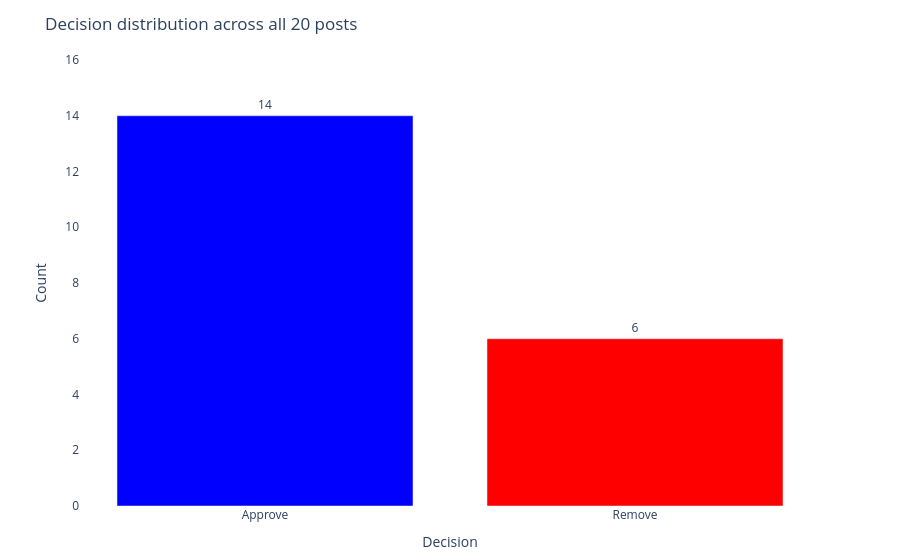

Notebook source saved alongside this figure:
### Markdown cell above
## 8. Decision distribution

Does Jev use Flag as a genuine middle ground, or does it collapse to a binary approve/remove pattern?

### Code cell
decision_counts = results_df["decision"].value_counts().reset_index()
decision_counts.columns = ["decision", "count"]
decision_counts["color"] = decision_counts["decision"].map({
    "Approve": "blue",
    "Flag":    "orange",
    "Remove":  "red",
})

fig2 = go.Figure(go.Bar(
    x=decision_counts["decision"],
    y=decision_counts["count"],
    marker_color=decision_counts["color"],
    text=decision_counts["count"],
    textposition="outside",
))
fig2.update_layout(
    title="Decision distribution across all 20 posts",
    xaxis_title="Decision",
    yaxis_title="Count",
    yaxis=dict(range=[0, decision_counts["count"].max() + 2]),
    plot_bgcolor="white",
    paper_bgcolor="white",
    font=dict(size=12),
    margin=dict(t=60, b=40),
)
fig2.show()

print()
for _, row in decision_counts.iterrows():
    mean_conf = results_df[results_df["decision"] == row["decision"]]["confidence"].mean()
    print(f"  {row['decision']:7}: {row['count']} posts, mean confidence {mean_conf:.2f}")

### Figure 1 — Plotly figure (JSON) as saved in the notebook; plotly's stock layout.template omitted (floating-point values rounded to 4 significant figures)
{"data": [{"marker": {"color": ["blue", "red"]}, "text": [14.0, 6.0], "textposition": "outside", "type": "bar", "x": ["Approve", "Remove"], "y": [14, 6]}], "layout": {"font": {"size": 12}, "margin": {"b": 40, "t": 60}, "paper_bgcolor": "white", "plot_bgcolor": "white", "title": {"text": "Decision distribution across all 20 posts"}, "xaxis": {"title": {"text": "Decision"}}, "yaxis": {"range": [0, 16], "title": {"text": "Count"}}}}
